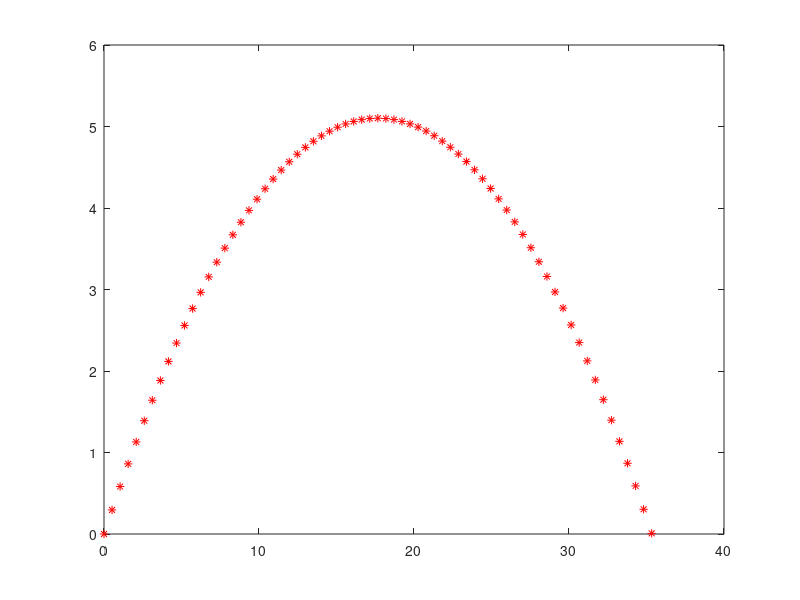

The MATLAB source for this figure:
% projectile motion animation

t=0:0.03:10; % time vector

u = 20; %initial velocity

angle = 30; %ang

theta = deg2rad(30);%angle of projectile

g = 9.8;

ux = u*cos(theta);

uy= u*sin(theta);

x = ux*t;
y= uy*t- 0.5*g*t.^2;

for i=1:size(x,2)

if (i>1 && y(i)<=0)

break;

end

plot (x(i), y(i),"r*")

hold on;% comment if you don't want to see the whole path
pause(0.02);
end